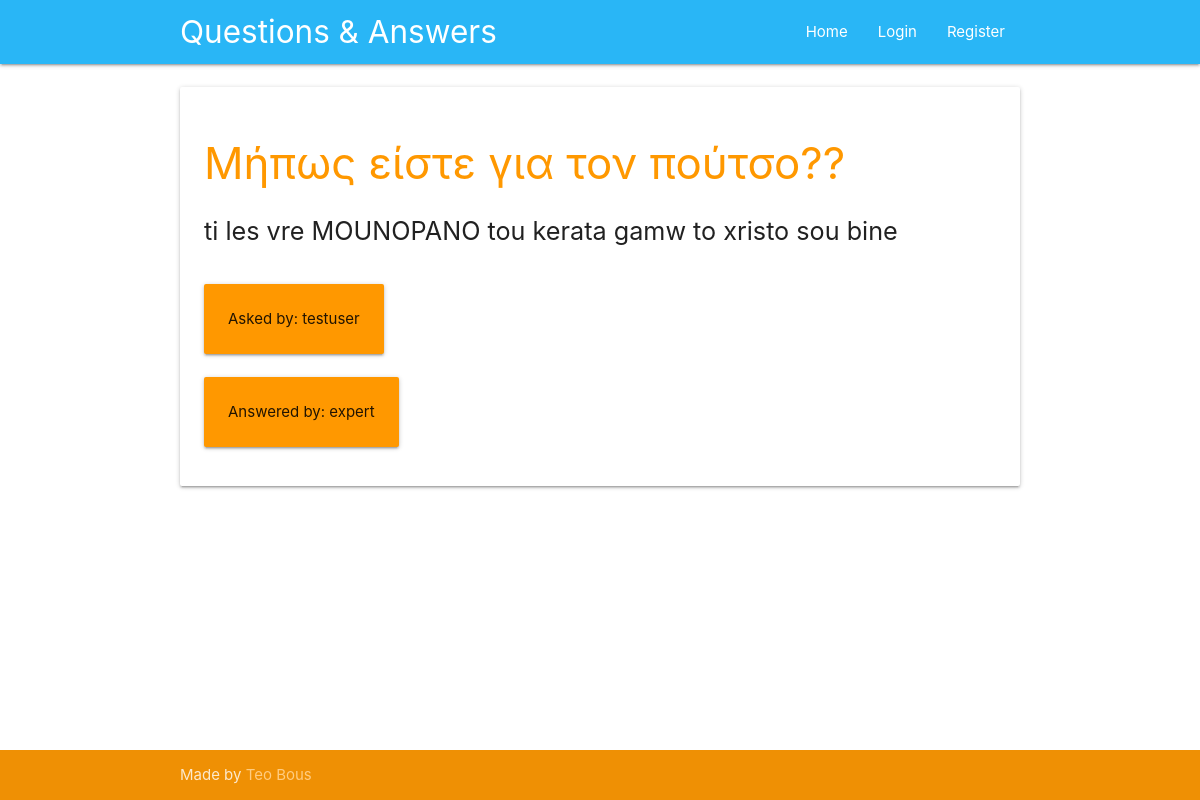
Screenshot of /question/1 with the database file from the repository.
### tables this page shows
CREATE TABLE questions (
    id integer primary key autoincrement,
    question_text text not null,
    answer_text text,
    asked_by_id integer not null,
    expert_id integer not null
);

CREATE TABLE users (
    id integer primary key autoincrement,
    name text not null,
    password text not null,
    expert boolean not null,
    admin boolean not null 
);

### app.py (the view)
@app.route('/question/<question_id>')
def question(question_id):
	user = get_current_user()
	db = get_db()
	query = """
			select questions.question_text as question_text, questions.answer_text as answer_text, askers.name as asker, experts.name as expert
			from questions
			join users as askers on questions.asked_by_id = askers.id
			join users as experts on questions.expert_id = experts.id
			where questions.id = ?
			"""
	question_cur = db.execute(query, [question_id])
	question = question_cur.fetchone()
	return render_template('question.html', user=user, question=question)

### app.py (called while the page is built)
def get_current_user():
	user_result = None
	if 'user' in session:
		user = session['user']
		db = get_db()
		query = 'select id, name, password, expert, admin from users where name = ?'
		user_cur = db.execute(query, [user])
		user_result = user_cur.fetchone()
	return user_result

### database.py (called while the page is built)
def connect_db():
	sql = sqlite3.connect('data.db')
	sql.row_factory = sqlite3.Row
	return sql

def get_db():
	if not hasattr(g, 'sqlite_db'):
		g.sqlite_db = connect_db()
	return g.sqlite_db

### templates/question.html (shortened to what this page needs)
{% extends 'base.html' %}
{% block content %}
    <div class="section">
      <div class="container">
        <div class="card-panel ">
          <h3 class="header orange-text">{{ question.question_text }}?</h3>
          <p class="flow-text">{{ question.answer_text }}</p>
          <div class="card-panel orange" style="display: inline-block;">Asked by: {{ question.asker }}</div><br>
          <div class="card-panel orange" style="display: inline-block;">Answered by: {{ question.expert }}</div>
        </div>
      </div>
    </div>
{% endblock %}

### static/css/style.css (style rules this page uses)
body { display: flex; min-height: 100vh; flex-direction: column; }

### rows the page displays
questions: question_text "Μήπως είστε για τον πούτσο?", answer_text "ti les vre MOUNOPANO tou kerata gamw to xristo sou bine"
users: asker "testuser"
users: expert "expert"
